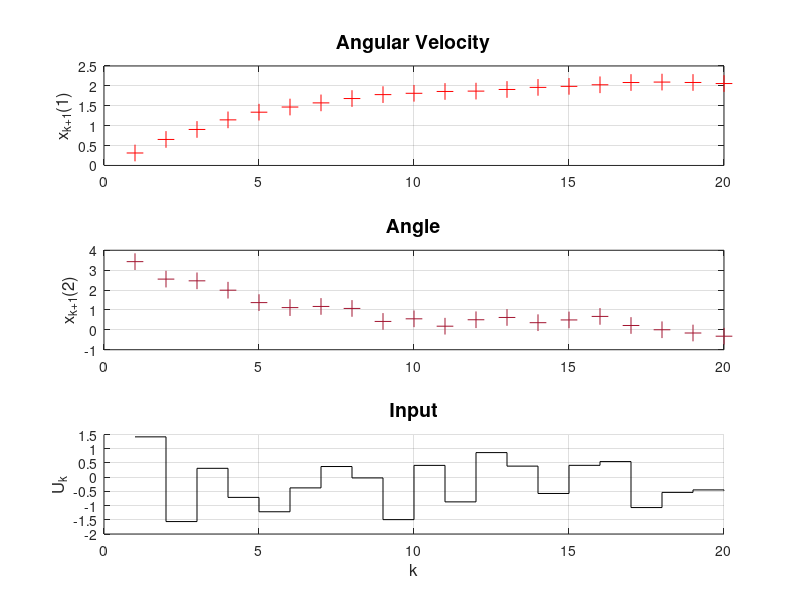
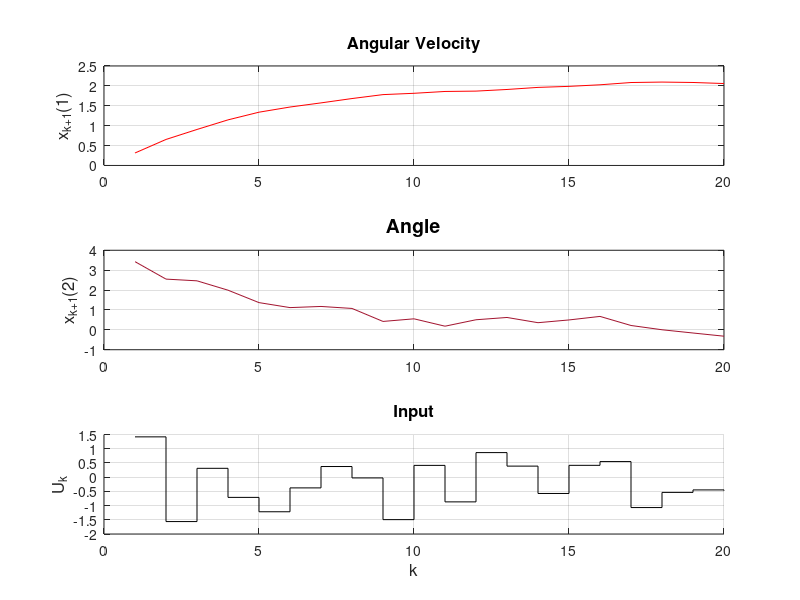

Recreate these plots in MATLAB, in order. (Note: this script raises an error after producing the figures.)

clear all;
close all;
warning('off', 'all')
%% DC motor plant discretization 

sysc = ss(tf(21,[1.1,1,0]));
T = 0.1;
sysd = c2d(sysc,T,"zoh");
[A,B,C]=ctrbf(sysd.A,sysd.B, sysd.C);
f = @(x1,x2,u) A(1,:) *[x1;x2] + B(1,:)*u; %+ 0.02*randn(1);
f1 = @(x1,x2,u) A(2,:) *[x1;x2] + B(2,:)*u; %+ 0.02*randn(1);

%% Parameter Uncertainty to plant model

% A_d = A-0.1*rand(size(A))*A;
% B_d = B-0.1*rand(size(B)).*B;
% f = @(x1,x2,u) A_d(1,:) *[x1;x2] + B_d(1,:)*u+ 0.005*randn(1);
% f1 = @(x1,x2,u) A_d(2,:) *[x1;x2] + B_d(2,:)*u+ 0.005 *randn(1);
% load('data_dc_Gp_test_final');

%% Intialization of variables 

N = 15; %prediction horizon
n = 20; % no of data points
k = 1:1:n;

%% Generating data-States and U input 
% uk = randn(n,1); 
% x1 = 0; x2 = pi;
% for i=0:n-1
%     yk(i+1,1) = f(x1(i+1),x2(i+1),uk(i+1));
%     yk(i+1,2) = f1(x1(i+1),x2(i+1),uk(i+1));
%     x1(i+2) = yk(i+1,1);
%     x2(i+2) = yk(i+1,2);
% 
% end
% yk2 = yk;
% xk = [x1(1:n)',x2(1:n)'];
% save('data_dc_motor_wo_noise',"xk","yk2","uk")

%% load generated data (if want to load the data)
load("data_dc_motor_wo_noise.mat"); 
yk = yk2;

%% augmentation of xk and uk
xtrc=[xk,uk]; % aug. xk,uk

%% Plotting data points

figure(1),hold on
    title( 'Data points' )
    ax1 = subplot(3,1,1);
    ax2 = subplot(3,1,2);
    ax3 = subplot(3,1,3);
set(gca)
    subplot(ax1)
        plot(k(:,1:n)', yk(1:n,1), '+', 'MarkerSize', 12,'Color','r')
        grid on
        title( 'Angular Velocity','FontSize',14)
        % xlabel('k')
        ylabel('x_{k+1}(1)','FontSize',12)
        grid on
    subplot(ax2)
        plot(k(:,1:n)', yk(1:n,2), '+', 'MarkerSize', 12,'Color','#A2142F')
        grid on
        title( 'angle' )
        % xlabel('k')
        title( 'Angle','FontSize',14)
        ylabel('x_{k+1}(2)','FontSize',12)
        grid on
    subplot(ax3), hold on
        stairs(k(:,1:n)',uk(1:n),'Color','k');
        grid on
        title( 'Input','FontSize',14 );
        xlabel('k','FontSize',12)
        ylabel('U_k','FontSize',12)
        grid on
        hold off
hold off

figure(2)
    ax1 = subplot(3,1,1);
    ax2 = subplot(3,1,2);
    ax3 = subplot(3,1,3);
    subplot(ax1)
        plot(k(:,1:n)',yk(1:n,1),'Color','r'); 
        title( 'Angular Velocity','FontSize',12)
        ylabel('x_{k+1}(1)','FontSize',12)
        grid on
    subplot(ax2)
        plot(k(:,1:n)',yk(1:n,2),'Color','#A2142F');
        title( 'Angle','FontSize',14)
        ylabel('x_{k+1}(2)','FontSize',12)
        grid on
    subplot(ax3), hold on
        stairs(k(:,1:n)',uk(1:n),'Color','k');
        title( 'Input','FontSize',12 );
        xlabel('k','FontSize',12)
        ylabel('U_k','FontSize',12)
        grid on
        hold off


%% Input constraints and Weighing matrices Q & R
u0=1*uk(end);
lb = -10*ones(1,N);
ub = 10*ones(1,N);

Q=[805,0;0,10]*eye(2); %data_dc_motor_9 Q=[105,0;0,10]*eye(2)
R=1*eye(1); %data_dc_motor_9 R=1*eye(1)


%% GP-MPC learning 
tic;
for i=1:15
    [U] = Gp_mpc(xtrc,yk,u0,N,lb,ub,Q,R);
    u0=U(1)-eps;                     % optimal control input u first element  
    xtrc(size(xtrc,1)+1,:) = [yk(end,:),U(1)];     % update data set xk & uk
    yk(size(yk,1)+1,:) = [f(yk(end,1),yk(end,2),U(1)),f1(yk(end,1),yk(end,2),U(1))];  % update data set yk

    %% update plot 
    k = 1:1:size(xtrc,1);
    figure(2),hold on
    subplot(ax1), hold on
    plot(k(:,n:end)',yk(n:end,1),'Color','g');
    hold off
    subplot(ax2), hold on
    plot(k(:,n:end)',yk(n:end,2),'Color','g');
    hold off
    subplot(ax3), hold on
    stairs(k(:,n:end)',xtrc(n:end,end),'Color','b')
    hold off
end

%% dispaly the results 

projected_yk = yk(n:end,:)
optimal_uk = xtrc(n:end,end)
elapsed_time = toc


figure(2),hold on
    subplot(ax1), hold on
    legend('Plant Data','GP-MPC')
    hold off
    subplot(ax2), hold on
    legend('Plant Data','GP-MPC')
    hold off
    subplot(ax3), hold on
    legend('Plant Data','GP-MPC')
    hold off
